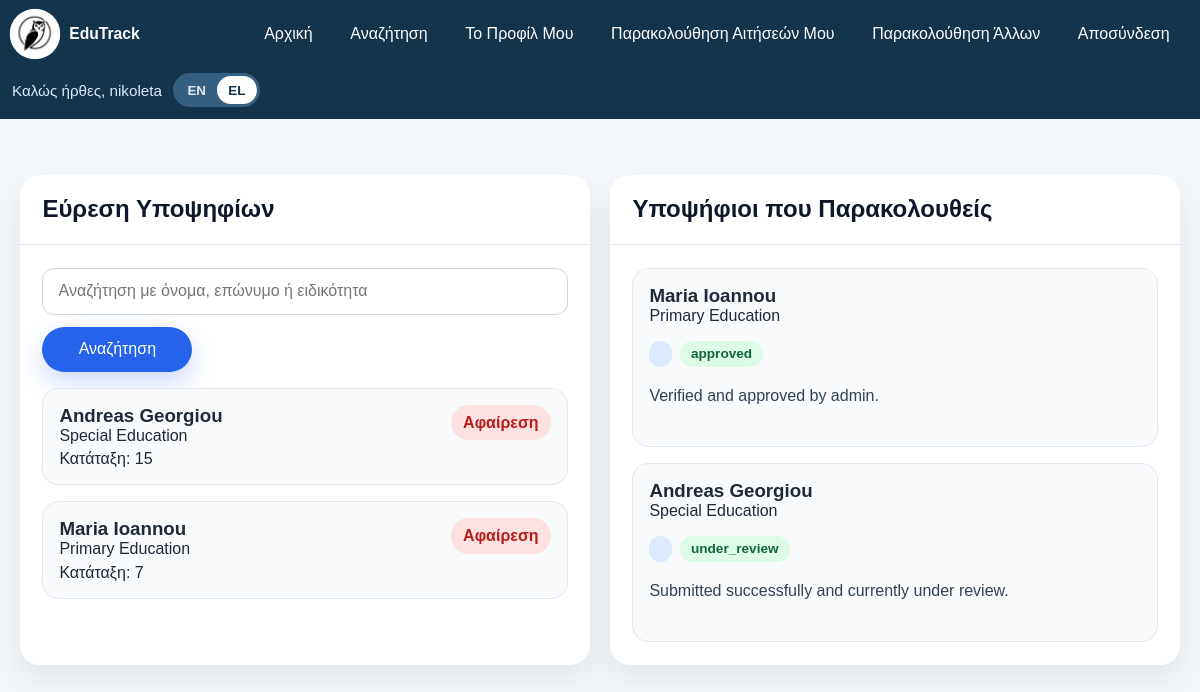
/project-root/modules/track-others.php (signed in), run on the app's committed database.
### tables this page shows
CREATE TABLE candidates (
    id INT AUTO_INCREMENT PRIMARY KEY,
    user_id INT NULL UNIQUE,
    first_name VARCHAR(50) NOT NULL,
    last_name VARCHAR(50) NOT NULL,
    specialty VARCHAR(100),
    ranking INT DEFAULT NULL,
    phone VARCHAR(30) DEFAULT NULL,
    district VARCHAR(100) DEFAULT NULL,
    created_at TIMESTAMP DEFAULT CURRENT_TIMESTAMP,
    updated_at TIMESTAMP DEFAULT CURRENT_TIMESTAMP ON UPDATE CURRENT_TIMESTAMP,
    CONSTRAINT fk_candidates_user
        FOREIGN KEY (user_id) REFERENCES users(id)
        ON DELETE CASCADE
);

CREATE TABLE applications (
    id INT AUTO_INCREMENT PRIMARY KEY,
    candidate_id INT NOT NULL,
    list_id INT NOT NULL,
    application_code VARCHAR(30) NOT NULL UNIQUE,
    submitted_at TIMESTAMP DEFAULT CURRENT_TIMESTAMP,
    current_status ENUM('submitted', 'under_review', 'approved', 'rejected', 'appointed') NOT NULL DEFAULT 'submitted',
    timeline_note VARCHAR(255) DEFAULT NULL,
    CONSTRAINT fk_applications_candidate
        FOREIGN KEY (candidate_id) REFERENCES candidates(id)
        ON DELETE CASCADE,
    CONSTRAINT fk_applications_list
        FOREIGN KEY (list_id) REFERENCES lists(id)
        ON DELETE CASCADE
);

### project-root/includes/candidate.php (called while the page is built, shortened)
<?php
require_once __DIR__ . '/db.php';
require_once __DIR__ . '/navbar.php';
function requireCandidateLogin(): int
{
    return (int) $_SESSION['user_id'];
}
function candidateTrackedTable(PDO $pdo): string
{
    if (tableExists($pdo, 'tracked_candidates')) {
        return 'tracked_candidates';
    }
    return 'tracked_candidates';
}
function candidateApplicationsTable(PDO $pdo): ?string
{
    if (tableExists($pdo, 'applications')) {
        return 'applications';
    }
    return null;
}
function candidateHasListMetadata(PDO $pdo): bool
{
    return tableExists($pdo, 'lists') && tableExists($pdo, 'services');
}
function candidateApplicationSource(PDO $pdo): array
{
    $applicationsTable = candidateApplicationsTable($pdo);
    if ($applicationsTable === 'applications') {
        return [
            'table' => $applicationsTable,
            'code' => "{$applicationsTable}.application_code",
            'status' => "{$applicationsTable}.current_status",
            'note' => "{$applicationsTable}.timeline_note",
            'submitted_at' => "{$applicationsTable}.submitted_at",
            'candidate_join' => "INNER JOIN candidates ON candidates.id = {$applicationsTable}.candidate_id",
            'list_join' => "LEFT JOIN {$applicationsTable} ON {$applicationsTable}.candidate_id = candidates.id",
            'list_id' => "{$applicationsTable}.list_id",
        ];
    }
    return [
        'table' => 'list_entries',
        'code' => "CONCAT('LIST-', list_entries.list_id, '-', list_entries.candidate_id)",
        'status' => 'list_entries.status',
        'note' => "COALESCE(list_entries.remarks, '')",
        'submitted_at' => 'list_entries.created_at',
        'candidate_join' => 'INNER JOIN candidates ON candidates.id = list_entries.candidate_id',
        'list_join' => 'LEFT JOIN list_entries ON list_entries.candidate_id = candidates.id',
        'list_id' => 'list_entries.list_id',
    ];
}
function candidateApplicationMetadataJoins(PDO $pdo, array $source, bool $leftJoin = false): string
{
    if (!candidateHasListMetadata($pdo)) {
        return '';
    }
    $joinType = $leftJoin ? 'LEFT JOIN' : 'INNER JOIN';
    return "
        {$joinType} lists ON lists.id = {$source['list_id']}
        {$joinType} services ON services.id = lists.service_id
    ";
}
function searchCandidates(PDO $pdo, int $userId, string $search = ''): array
{
    $trackedTable = candidateTrackedTable($pdo);
    $params = [':user_id' => $userId];
    $searchSql = '';
    $stmt = $pdo->prepare(
        "SELECT
            candidates.id,
            candidates.first_name,
            candidates.last_name,
            candidates.specialty,
            candidates.ranking,
            CASE WHEN tracked.candidate_id IS NULL THEN 0 ELSE 1 END AS is_tracked
         FROM candidates
         LEFT JOIN {$trackedTable} AS tracked
            ON tracked.candidate_id = candidates.id
            AND tracked.user_id = :user_id
         WHERE candidates.user_id IS NULL OR candidates.user_id <> :user_id
         {$searchSql}
         ORDER BY candidates.first_name ASC, candidates.last_name ASC
         LIMIT 25"
    );
    $stmt->execute($params);
    return $stmt->fetchAll();
}
function fetchTrackedCandidates(PDO $pdo, int $userId): array
{
    if (candidateApplicationsTable($pdo) === null) {
        return [];
    }
    $trackedTable = candidateTrackedTable($pdo);
    $source = candidateApplicationSource($pdo);
    $metadataSelect = candidateHasListMetadata($pdo)
        ? 'services.title AS service_title, lists.academic_year'
        : "'' AS service_title, '' AS academic_year";
    $sql = "
        SELECT
            candidates.first_name,
            candidates.last_name,
            candidates.specialty,
            {$source['status']} AS current_status,
            {$source['note']} AS timeline_note,
            {$metadataSelect}
         FROM {$trackedTable} AS tracked
         INNER JOIN candidates ON candidates.id = tracked.candidate_id
         {$source['list_join']}
         " . candidateApplicationMetadataJoins($pdo, $source, true) . "
         WHERE tracked.user_id = :user_id
         ORDER BY tracked.created_at DESC, {$source['submitted_at']} DESC";
    $stmt = $pdo->prepare($sql);
    $stmt->execute([':user_id' => $userId]);
    return $stmt->fetchAll();
}

### project-root/includes/db.php (called while the page is built, shortened)
<?php
$pdo = null;
try {
    $host = $_ENV['DB_HOST'] ?? 'localhost';
    $dbName = $_ENV['DB_NAME'] ?? '';
    $dsn = 'mysql:host=' . $host . ';dbname=' . $dbName . ';charset=utf8mb4';
    $pdo = new PDO(
        $dsn,
        $_ENV['DB_USER'] ?? '',
        $_ENV['DB_PASS'] ?? '',
        [
            PDO::ATTR_ERRMODE => PDO::ERRMODE_EXCEPTION,
            PDO::ATTR_DEFAULT_FETCH_MODE => PDO::FETCH_ASSOC,
        ]
    );
} catch (PDOException $e) {
    $dbConnectionError = 'Database connection failed. Check your .env settings and make sure MySQL is running.';
}
if ($pdo instanceof PDO) {
    try {
        ensureCandidateModuleSchema($pdo);
    } catch (PDOException $e) {
        $dbConnectionError = 'Database schema update failed. Please check database tables/columns.';
    }
}
function ensureCandidateModuleSchema(PDO $pdo): void
{
    if (tableExists($pdo, 'candidates')) {
        $candidateColumns = [
            'user_id' => 'ALTER TABLE candidates ADD COLUMN user_id INT NULL UNIQUE',
            'email' => 'ALTER TABLE candidates ADD COLUMN email VARCHAR(120) NULL',
            'phone' => 'ALTER TABLE candidates ADD COLUMN phone VARCHAR(30) NULL',
            'district' => 'ALTER TABLE candidates ADD COLUMN district VARCHAR(100) NULL',
            'birth_date' => 'ALTER TABLE candidates ADD COLUMN birth_date DATE NULL',
        ];
        foreach ($candidateColumns as $column => $sql) {
            if (!columnExists($pdo, 'candidates', $column)) {
                try {
                    $pdo->exec($sql);
                } catch (PDOException $exception) {
                }
            }
        }
    }
    $pdo->exec(
        'CREATE TABLE IF NOT EXISTS candidate_preferences (
            id INT AUTO_INCREMENT PRIMARY KEY,
            user_id INT NOT NULL UNIQUE,
            notify_new_lists TINYINT(1) NOT NULL DEFAULT 1,
            notify_status_changes TINYINT(1) NOT NULL DEFAULT 1,
            notify_rank_updates TINYINT(1) NOT NULL DEFAULT 0,
            updated_at TIMESTAMP DEFAULT CURRENT_TIMESTAMP ON UPDATE CURRENT_TIMESTAMP,
            CONSTRAINT fk_candidate_preferences_user
                FOREIGN KEY (user_id) REFERENCES users(id)
                ON DELETE CASCADE
        )'
    );
    if (!tableExists($pdo, 'tracked_candidates')) {
        $pdo->exec(
            'CREATE TABLE IF NOT EXISTS tracked_candidates (
                id INT AUTO_INCREMENT PRIMARY KEY,
                user_id INT NOT NULL,
                candidate_id INT NOT NULL,
                created_at TIMESTAMP DEFAULT CURRENT_TIMESTAMP,
                UNIQUE KEY uq_tracked_candidates_user_candidate (user_id, candidate_id)
            )'
        );
    }
    if (tableExists($pdo, 'tracked_candidates') && tableExists($pdo, 'user_candidate_links')) {
        $pdo->exec(
            'INSERT IGNORE INTO tracked_candidates (user_id, candidate_id, created_at)
             SELECT user_id, candidate_id, created_at FROM user_candidate_links'
        );
    }
}
function tableExists(PDO $pdo, string $tableName): bool
{
    static $knownTables = [];
    if (array_key_exists($tableName, $knownTables)) {
        return $knownTables[$tableName];
    }
    $stmt = $pdo->prepare('SHOW TABLES LIKE :table_name');
    $stmt->execute([':table_name' => $tableName]);
    $knownTables[$tableName] = $stmt->fetchColumn() !== false;
    return $knownTables[$tableName];
}
function columnExists(PDO $pdo, string $tableName, string $columnName): bool
{
    static $knownColumns = [];
    $cacheKey = $tableName . '.' . $columnName;
    $stmt = $pdo->prepare(
        'SELECT COUNT(*) FROM information_schema.COLUMNS
         WHERE TABLE_SCHEMA = DATABASE() AND TABLE_NAME = :table_name AND COLUMN_NAME = :column_name'
    );
    $stmt->execute([
        ':table_name' => $tableName,
        ':column_name' => $columnName,
    ]);
    $knownColumns[$cacheKey] = (int) $stmt->fetchColumn() > 0;
    return $knownColumns[$cacheKey];
}

### project-root/modules/track-others.php (the view, shortened to what this page needs)
<?php
require_once '../includes/candidate.php';
$userId = requireCandidateLogin();
$search = trim($_GET['search'] ?? '');
$results = searchCandidates($pdo, $userId, $search);
$trackedCandidates = fetchTrackedCandidates($pdo, $userId);
?>
<!DOCTYPE html>
<html lang="<?php echo htmlspecialchars(currentLocale(), ENT_QUOTES, 'UTF-8'); ?>">
<head>
    <link rel="stylesheet" href="../assets/css/style.css">
</head>
<body>
    <main class="admin-page">
        <section class="admin-two-column">
            <article class="admin-panel">
                <div class="admin-panel__header">
                    <h2><?php echo htmlspecialchars(t('candidate.others.find_candidates'), ENT_QUOTES, 'UTF-8'); ?></h2>
                </div>
                <div class="candidate-panel-body">
                    <form class="admin-search" method="get">
                        <input type="text" name="search" value="<?php echo htmlspecialchars($search, ENT_QUOTES, 'UTF-8'); ?>" placeholder="<?php echo htmlspecialchars(t('candidate.others.search_placeholder'), ENT_QUOTES, 'UTF-8'); ?>">
                        <button class="button button--primary" type="submit"><?php echo htmlspecialchars(t('admin.users.search'), ENT_QUOTES, 'UTF-8'); ?></button>
                    </form>
                    <div class="candidate-results">
                        <?php foreach ($results as $row): ?>
                            <article class="candidate-result-card">
                                <div>
                                    <h3><?php echo htmlspecialchars($row['first_name'] . ' ' . $row['last_name'], ENT_QUOTES, 'UTF-8'); ?></h3>
                                    <p><?php echo htmlspecialchars($row['specialty'] ?? t('candidate.common.no_specialty'), ENT_QUOTES, 'UTF-8'); ?></p>
                                    <p><?php echo htmlspecialchars(t('candidate.others.ranking_label'), ENT_QUOTES, 'UTF-8'); ?>: <?php echo htmlspecialchars(isset($row['ranking']) ? (string) $row['ranking'] : t('candidate.common.not_available'), ENT_QUOTES, 'UTF-8'); ?></p>
                                </div>
                                <form method="post">
                                    <?php if ((int) $row['is_tracked'] === 1): ?>
                                        <button class="admin-link-button admin-link-button--danger" type="submit"><?php echo htmlspecialchars(t('candidate.others.untrack'), ENT_QUOTES, 'UTF-8'); ?></button>
                                    <?php else: ?>
                                        <input type="hidden" name="action" value="track">
                                        <button class="admin-link-button" type="submit"><?php echo htmlspecialchars(t('candidate.others.track'), ENT_QUOTES, 'UTF-8'); ?></button>
                                    <?php endif; ?>
                                </form>
                            </article>
                        <?php endforeach; ?>
                    </div>
                </div>
            </article>
            <article class="admin-panel">
                <div class="admin-panel__header">
                    <h2><?php echo htmlspecialchars(t('candidate.others.tracked_candidates'), ENT_QUOTES, 'UTF-8'); ?></h2>
                </div>
                <div class="candidate-panel-body">
                    <div class="candidate-results">
                        <?php foreach ($trackedCandidates as $tracked): ?>
                            <article class="candidate-result-card candidate-result-card--stacked">
                                <div>
                                    <h3><?php echo htmlspecialchars($tracked['first_name'] . ' ' . $tracked['last_name'], ENT_QUOTES, 'UTF-8'); ?></h3>
                                    <p><?php echo htmlspecialchars($tracked['specialty'] ?? t('candidate.common.no_specialty'), ENT_QUOTES, 'UTF-8'); ?></p>
                                </div>
                                <div class="candidate-meta">
                                    <span class="candidate-badge"><?php echo htmlspecialchars($tracked['academic_year'] ?? t('candidate.common.no_year'), ENT_QUOTES, 'UTF-8'); ?></span>
                                    <span class="candidate-badge candidate-badge--status"><?php echo htmlspecialchars($tracked['current_status'] ?? t('candidate.common.no_status'), ENT_QUOTES, 'UTF-8'); ?></span>
                                </div>
                                <p class="candidate-timeline"><?php echo htmlspecialchars($tracked['timeline_note'] ?? t('candidate.others.no_timeline_notes'), ENT_QUOTES, 'UTF-8'); ?></p>
                            </article>
                        <?php endforeach; ?>
                    </div>
                </div>
            </article>
        </section>
    </main>
</body>
</html>

### data on the page
candidates: first_name+last_name "Andreas Georgiou", specialty "Special Education", ranking "15"
candidates: first_name+last_name "Maria Ioannou", specialty "Primary Education", ranking "7"
applications: candidate.last_name "Maria Ioannou", candidate.specialty "Primary Education", current_status "approved", timeline_note "Verified and approved by admin."
applications: candidate.last_name "Andreas Georgiou", candidate.specialty "Special Education", current_status "under_review", timeline_note "Submitted successfully and currently under review."

### other printed values
t('site.brand') "EduTrack"
$link['label'] "Αρχική"
$link['label'] "Αναζήτηση"
$link['label'] "Το Προφίλ Μου"
$link['label'] "Παρακολούθηση Αιτήσεών Μου"
$link['label'] "Παρακολούθηση Άλλων"
$link['label'] "Αποσύνδεση"
t('nav.welcome', ['username' => $username]) "Καλώς ήρθες, nikoleta"
t('lang.en') "EN"
t('lang.el') "EL"
t('candidate.others.find_candidates') "Εύρεση Υποψηφίων"
t('admin.users.search') "Αναζήτηση"
t('candidate.others.tracked_candidates') "Υποψήφιοι που Παρακολουθείς"
